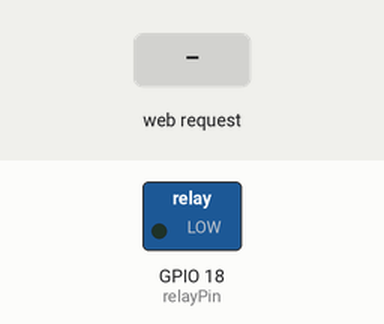
Simulated run of this sketch. Board: ESP32. On the bench: switched loads named in the sketch (green lamp = pin HIGH). Inputs (shaded band) come from the test bench. WiFi joins after 1.5 s; servers stay silent unless stated; what the sketch prints to the serial monitor is not drawn.

Above: at 2.7 s.
2.8 s: HTTP request GET /ON received
At 4.1 s:
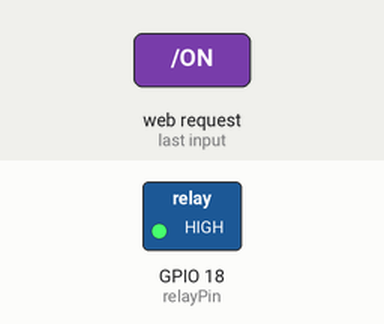
5.8 s: HTTP request GET /OFF received
At 6.3 s:
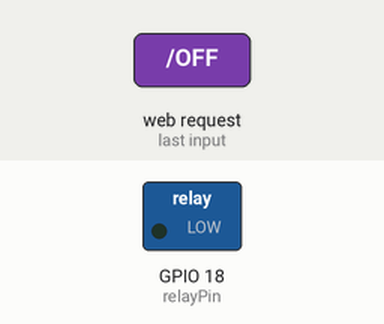
Timing chart, 0 to 8.8 s (numbered marks = the images above; inputs shaded):
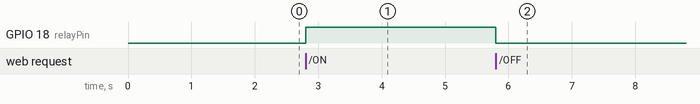

Measured:
- after the input at 2.8 s, GPIO 18 (relayPin): LOW → HIGH at once
- after the input at 5.8 s, GPIO 18 (relayPin): HIGH → LOW at once

The sketch:

AC_control.ino
```cpp
#include <WiFi.h>

const char* ssid = "Wokwi-GUEST";
const char* password = "";

WiFiServer server(80);

int relayPin = 18;

String request;

void setup() {
  Serial.begin(115200);

  pinMode(relayPin, OUTPUT);

  // Initially OFF
  digitalWrite(relayPin, LOW);

  WiFi.begin(ssid, password);
  Serial.print("Connecting");

  while (WiFi.status() != WL_CONNECTED) {
    delay(500);
    Serial.print(".");
  }

  Serial.println("\nConnected!");
  Serial.print("IP Address: ");
  Serial.println(WiFi.localIP());

  server.begin();

  Serial.println("\nType 1 → Relay ON");
  Serial.println("Type 0 → Relay OFF");
}

void loop() {

  // Web server
  WiFiClient client = server.available();
  if (client) {
    request = client.readStringUntil('\r');
    client.flush();

    if (request.indexOf("/ON") != -1) {
      digitalWrite(relayPin, HIGH);   // ON
      Serial.println("Relay ON (Web)");
    }

    if (request.indexOf("/OFF") != -1) {
      digitalWrite(relayPin,LOW);  // OFF
      Serial.println("Relay OFF (Web)");
    }

    client.println("HTTP/1.1 200 OK");
    client.println("Content-Type: text/html\n");

    client.println("<html><body style='text-align:center;'>");
    client.println("<h2>Relay Control</h2>");
    client.println("<a href=\"/ON\"><button>ON</button></a>");
    client.println("<a href=\"/OFF\"><button>OFF</button></a>");
    client.println("</body></html>");
  }

  // 🔹 SERIAL CONTROL (FIXED)
  if (Serial.available()) {
    char input = Serial.read();

    if (input == '1') {
      digitalWrite(relayPin, HIGH);   // ON
      Serial.println("Relay ON (Serial)");
    }

    if (input == '0') {
      digitalWrite(relayPin, LOW);  // OFF
      Serial.println("Relay OFF (Serial)");
    }
  }
}
```
